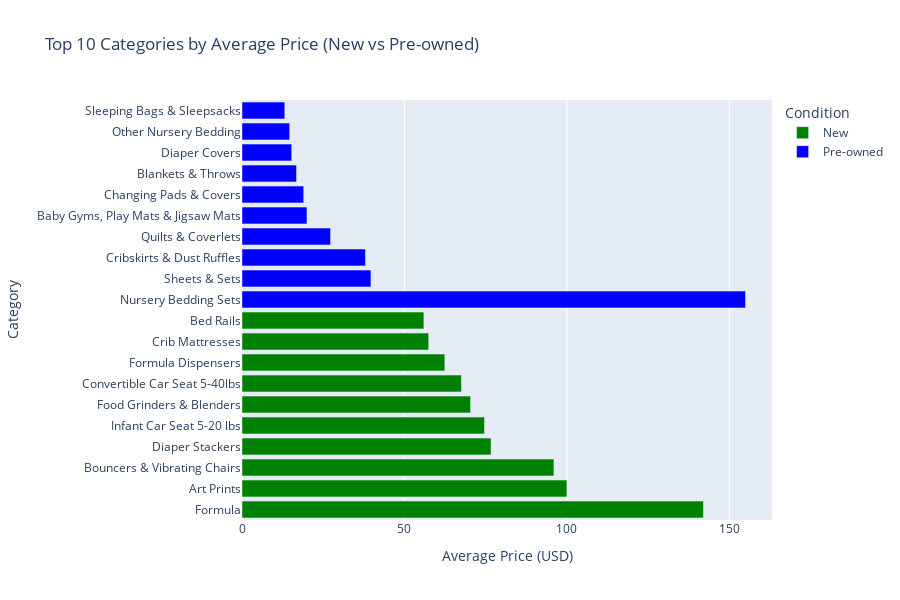

Source (notebook cell):
### Code cell
import plotly.express as px

# Combine both top categories into one DataFrame
top_categories_combined = pd.concat([
    top_10_new[['Category', 'Price']].assign(Condition='New'),
    top_10_pre_owned[['Category', 'Price']].assign(Condition='Pre-owned')
    ])

# Create an interactive bar plot
fig = px.bar(top_categories_combined, 
             x='Price', 
             y='Category', 
             color='Condition', 
             orientation='h', 
             title="Top 10 Categories by Average Price (New vs Pre-owned)",
             labels={'Price': 'Average Price (USD)', 'Category': 'Category'},
             color_discrete_map={'New': 'green', 'Pre-owned': 'blue'})

# Update layout for better readability
fig.update_layout(
    showlegend=True,
    height=600,  # Increase height to make room for all categories
    xaxis_title='Average Price (USD)',  # Explicitly set x-axis title
    yaxis_title='Category',  # Explicitly set y-axis title
)

fig.show()

### Figure 1 — Plotly figure (JSON) as saved in the notebook; plotly's stock layout.template omitted (floating-point values rounded to 4 significant figures)
{"data": [{"alignmentgroup": "True", "hovertemplate": "Condition=New<br>Average Price (USD)=%{x}<br>Category=%{y}<extra></extra>", "legendgroup": "New", "marker": {"color": "green", "pattern": {"shape": ""}}, "name": "New", "offsetgroup": "New", "orientation": "h", "showlegend": true, "textposition": "auto", "type": "bar", "x": [142, 99.99, 95.98, 76.64, 74.63, 70.34, 67.53, 62.42, 57.45, 55.97], "xaxis": "x", "y": ["Formula", "Art Prints", "Bouncers & Vibrating Chairs", "Diaper Stackers", "Infant Car Seat 5-20 lbs", "Food Grinders & Blenders", "Convertible Car Seat 5-40lbs", "Formula Dispensers", "Crib Mattresses", "Bed Rails"], "yaxis": "y"}, {"alignmentgroup": "True", "hovertemplate": "Condition=Pre-owned<br>Average Price (USD)=%{x}<br>Category=%{y}<extra></extra>", "legendgroup": "Pre-owned", "marker": {"color": "blue", "pattern": {"shape": ""}}, "name": "Pre-owned", "offsetgroup": "Pre-owned", "orientation": "h", "showlegend": true, "textposition": "auto", "type": "bar", "x": [154.9, 39.68, 38, 27.26, 19.99, 18.99, 16.78, 15.3, 14.66, 13.17], "xaxis": "x", "y": ["Nursery Bedding Sets", "Sheets & Sets", "Cribskirts & Dust Ruffles", "Quilts & Coverlets", "Baby Gyms, Play Mats & Jigsaw Mats", "Changing Pads & Covers", "Blankets & Throws", "Diaper Covers", "Other Nursery Bedding", "Sleeping Bags & Sleepsacks"], "yaxis": "y"}], "layout": {"barmode": "relative", "height": 600, "legend": {"title": {"text": "Condition"}, "tracegroupgap": 0}, "showlegend": true, "title": {"text": "Top 10 Categories by Average Price (New vs Pre-owned)"}, "xaxis": {"anchor": "y", "domain": [0, 1], "title": {"text": "Average Price (USD)"}}, "yaxis": {"anchor": "x", "domain": [0, 1], "title": {"text": "Category"}}}}
